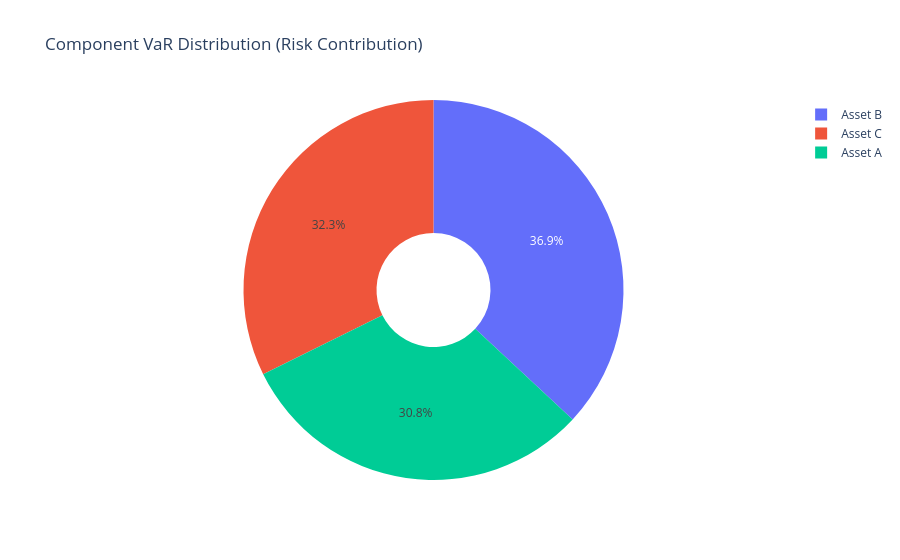
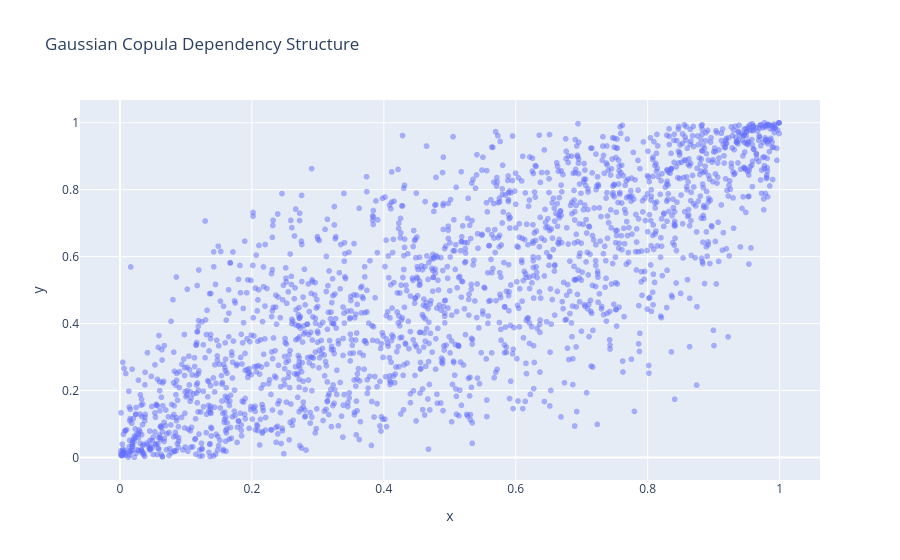

The notebook cell saved with these charts, in order:
### Markdown cell above
## 3. Portfolio Risk: Copulas & Decomposition
How risk is distributed across a portfolio of correlated assets.

### Code cell
from portfolio_risk.decomposition import RiskDecomposer, CopulaEngine

weights = np.array([0.4, 0.3, 0.3])
cov = np.array([
    [0.0004, 0.0001, 0.0002],
    [0.0001, 0.0009, 0.0003],
    [0.0002, 0.0003, 0.0006]
])

decomposer = RiskDecomposer(weights, cov)
mvar = decomposer.calculate_marginal_var(0.99)
cvar = decomposer.calculate_component_var(0.99)

fig_risk = go.Figure(data=[go.Pie(labels=['Asset A', 'Asset B', 'Asset C'], values=cvar, hole=.3)])
fig_risk.update_layout(title='Component VaR Distribution (Risk Contribution)')
fig_risk.show()

# Copula dependency visualization
corr = np.array([[1.0, 0.8], [0.8, 1.0]])
copula = CopulaEngine(corr)
samples = copula.generate_gaussian_copula_samples(2000)
fig_copula = px.scatter(x=samples[:, 0], y=samples[:, 1], opacity=0.5, title='Gaussian Copula Dependency Structure')
fig_copula.show()

### Figure 1 — Plotly figure (JSON) as saved in the notebook; plotly's stock layout.template omitted (floating-point values rounded to 4 significant figures)
{"data": [{"hole": 0.3, "labels": ["Asset A", "Asset B", "Asset C"], "type": "pie", "values": [0.0129, 0.01549, 0.01355]}], "layout": {"title": {"text": "Component VaR Distribution (Risk Contribution)"}}}

### Figure 2 — Plotly figure (JSON) as saved in the notebook; plotly's stock layout.template omitted (floating-point values rounded to 4 significant figures; data arrays with more than 128 entries replaced by an {"elided": "..."} marker saying what was removed)
{"data": [{"hovertemplate": "x=%{x}<br>y=%{y}<extra></extra>", "legendgroup": "", "marker": {"color": "#636efa", "opacity": 0.5, "symbol": "circle"}, "mode": "markers", "name": "", "showlegend": false, "type": "scattergl", "x": {"elided": "2000 float values"}, "xaxis": "x", "y": {"elided": "2000 float values"}, "yaxis": "y"}], "layout": {"legend": {"tracegroupgap": 0}, "title": {"text": "Gaussian Copula Dependency Structure"}, "xaxis": {"anchor": "y", "domain": [0.0, 1.0], "title": {"text": "x"}}, "yaxis": {"anchor": "x", "domain": [0.0, 1.0], "title": {"text": "y"}}}}
